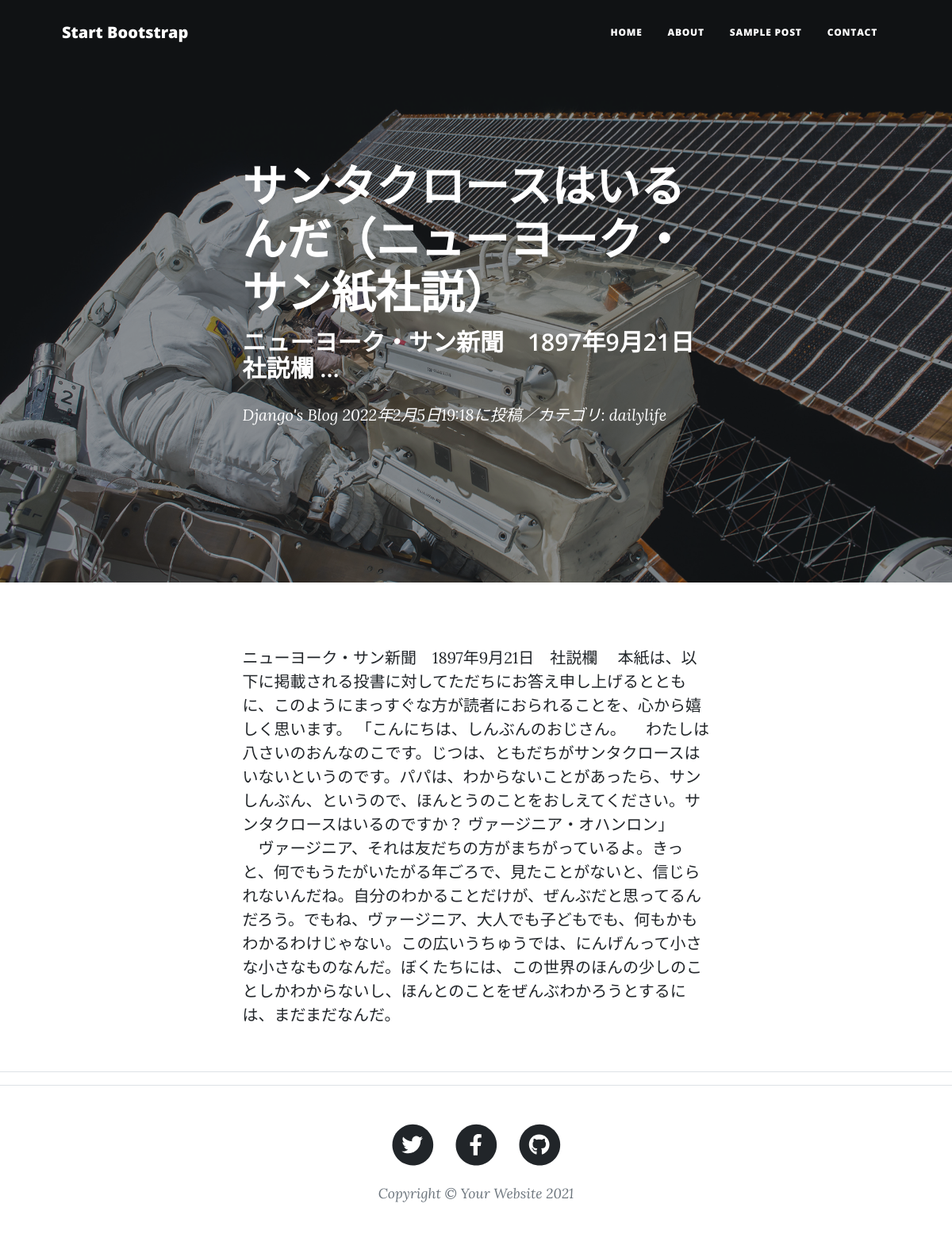
Page /blog-detail/2/ on the committed database.
### blogapp/models.py (models this page shows, shortened)
class BlogPost(models.Model):
    CATEGORY = (('science', '科学のこと'),
                ('dailylife', '日常のこと'),
                ('music', '音楽のこと'))
    title = models.CharField(
        verbose_name='タイトル', # フィールドのタイトル
        max_length=200        # 最大文字数は200
        )
    content = models.TextField(
        verbose_name='本文'   # フィールドのタイトル
        )
    posted_at = models.DateTimeField(
        verbose_name='投稿日時', # フィールドのタイトル
        auto_now_add=True       # 日時を自動追加
        )
    category = models.CharField(
        verbose_name='カテゴリ', # フィールドのタイトル
        max_length=50,        # 最大文字数は50
        choices=CATEGORY # categoryフィールドにはCATEGORYの要素のみを登録
        )

### blogapp/views.py (the view)
class BlogDetail(DetailView):
    template_name ='post.html'
    model = BlogPost

### blogapp/templates/post.html (shortened to what this page needs)
<!DOCTYPE html>
<html lang="en">
    <head>
        <link href="css/styles.css" rel="stylesheet" />
    </head>
    <body>
        <nav class="navbar navbar-expand-lg navbar-light" id="mainNav">
            <div class="container px-4 px-lg-5">
                <a class="navbar-brand" href="index.html">Start Bootstrap</a>
                <div class="collapse navbar-collapse" id="navbarResponsive">
                    <ul class="navbar-nav ms-auto py-4 py-lg-0">
                        <li class="nav-item"><a class="nav-link px-lg-3 py-3 py-lg-4" href="index.html">Home</a></li>
                        <li class="nav-item"><a class="nav-link px-lg-3 py-3 py-lg-4" href="about.html">About</a></li>
                        <li class="nav-item"><a class="nav-link px-lg-3 py-3 py-lg-4" href="post.html">Sample Post</a></li>
                        <li class="nav-item"><a class="nav-link px-lg-3 py-3 py-lg-4" href="contact.html">Contact</a></li>
                    </ul>
                </div>
            </div>
        </nav>
        <header class="masthead"
                style="background-image: url('assets/img/post-bg.jpg')">
            <div class="container position-relative px-4 px-lg-5">
                <div class="row gx-4 gx-lg-5 justify-content-center">
                    <div class="col-md-10 col-lg-8 col-xl-7">
                        <div class="post-heading">
                            <h1>{{object.title}}</h1>
                            <h2 class="subheading">
                                {{object.content|truncatechars:30}}</h2>
                            <span class="meta">
                                <a href={% url 'blogapp:index' %}>
                                    Django's Blog</a>
                                {{object.posted_at}}に投稿／カテゴリ:
                                {{object.category}}</span>
                        </div>
                    </div>
                </div>
            </div>
        </header>
        <article class="mb-4">
            <div class="container px-4 px-lg-5">
                <div class="row gx-4 gx-lg-5 justify-content-center">
                    <div class="col-md-10 col-lg-8 col-xl-7">
                        <p>{{object.content}}</p>
                    </div>
                </div>
            </div>
        </article>
        <hr>
        <footer class="border-top">
            <div class="container px-4 px-lg-5">
                <div class="row gx-4 gx-lg-5 justify-content-center">
                    <div class="col-md-10 col-lg-8 col-xl-7">
                        <ul class="list-inline text-center">
                            <li class="list-inline-item">
                                <a href="#!">
                                    <span class="fa-stack fa-lg">
                                        <i class="fas fa-circle fa-stack-2x"></i>
                                        <i class="fab fa-twitter fa-stack-1x fa-inverse"></i>
                                    </span>
                                </a>
                            </li>
                            <li class="list-inline-item">
                                <a href="#!">
                                    <span class="fa-stack fa-lg">
                                        <i class="fas fa-circle fa-stack-2x"></i>
                                        <i class="fab fa-facebook-f fa-stack-1x fa-inverse"></i>
                                    </span>
                                </a>
                            </li>
                            <li class="list-inline-item">
                                <a href="#!">
                                    <span class="fa-stack fa-lg">
                                        <i class="fas fa-circle fa-stack-2x"></i>
                                        <i class="fab fa-github fa-stack-1x fa-inverse"></i>
                                    </span>
                                </a>
                            </li>
                        </ul>
                        <div class="small text-center text-muted fst-italic">Copyright &copy; Your Website 2021</div>
                    </div>
                </div>
            </div>
        </footer>
    </body>
</html>

### rows in the picture
BlogPost: title "サンタクロースはいるんだ（ニューヨーク・サン紙社説）", content "ニューヨーク・サン新聞 1897年9月21日 社説欄 …", posted_at "2022年2月5日19:18", category "dailylife", content "ニューヨーク・サン新聞 1897年9月21日 社説欄 本紙は、以下に掲載される投書に対してただちにお答え申し上げるとともに、このようにまっすぐな方が読者におられることを、心から嬉しく思います。 「こんにちは、しんぶんのおじさん。 わたしは八さいのおんなのこです。じつは、ともだちがサンタクロースはいないというのです。パパは、わからないことがあったら、サンしんぶん、というので、ほんとうのことをおしえてください。サンタクロースはいるのですか？ ヴァージニア・オハンロン」 ヴァージニア、それは友だちの方がまちがっているよ。きっと、何でもうたがいたがる年ごろで、見たことがないと、信じられないんだね。自分のわかることだけが、ぜんぶだと思ってるんだろう。でもね、ヴァージニア、大人でも子どもでも、何もかもわかるわけじゃない。この広いうちゅうでは、にんげんって小さな小さなものなんだ。ぼくたちには、この世界のほんの少しのことしかわからないし、ほんとのことをぜんぶわかろうとするには、まだまだなんだ。"
